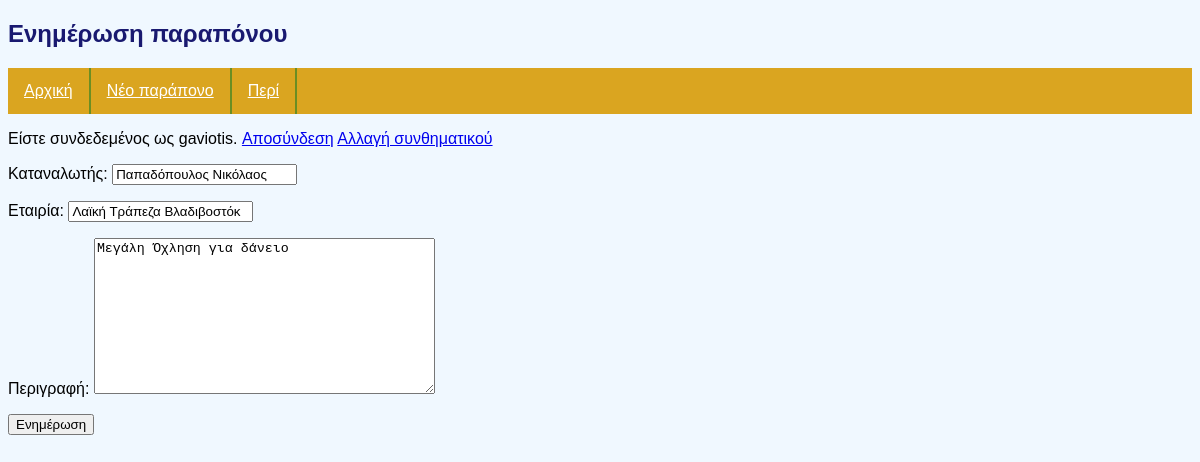
/tro_par/1/ (signed in), run on the app's committed database.
### dbapp/models.py (models this page shows, shortened)
class Parapono(models.Model):
    katanalotis = models.CharField(max_length=40, verbose_name='Καταναλωτής')
    etairia = models.CharField(max_length=60, verbose_name='Εταιρία')
    ypovoli = models.DateField(
        default=datetime.date.today, verbose_name='Ημ/νία υποβολής')
    prostimo = models.DecimalField(decimal_places=2, max_digits=10, null=True, blank=True,
                                   verbose_name='Επιβληθέν πρόστιμο')  # νέα διόρθωση
    armodios = models.CharField(
        max_length=20, default='Φλώρου Νίκη', verbose_name='Αρμόδιος')
    eisagogi = models.DateTimeField(auto_now_add=True)
    epitopios = models.BooleanField(verbose_name='Επιτόπιος έλεγχος')
    perigrafi = models.TextField(
        null=True, blank=True, verbose_name='Περιγραφή')  # νέα προσθήκη
    xristis = models.ForeignKey('auth.User', default=1, on_delete=models.CASCADE,
                                verbose_name='Χρήστης')  # νέα προσθήκη

### dbapp/views.py (the view)
# urls.py: path('tro_par/<int:pk>/', login_required(TroParapono.as_view()), name = 'tro_parSelida'),
class TroParapono(UpdateView):
    model = Parapono
    template_name = 'tro_par.html'
    fields = ['katanalotis', 'etairia', 'perigrafi']

### dbapp/templates/tro_par.html (shortened to what this page needs)
{% extends 'base.html' %}
{% block myHeader %}
Ενημέρωση παραπόνου
{% endblock myHeader %}
{% block myArticle %}
<form action="" method="POST">
    {{ form.as_p }}
    <input type="submit" value="Ενημέρωση" />
</form>
{% endblock myArticle %}

### dbapp/templates/base.html (shortened to what this page needs)
{% load static %}
<!DOCTYPE html>
<html>
<head>
    <link href="{% static 'base.css' %}" rel="stylesheet">
</head>
<body>
    <header>
        <h2>
            {% block myHeader %}{% endblock myHeader %}
        </h2>
    </header>
    <nav>
        <a href="{% url 'arxikiSelida' %}">Αρχική</a>
        <a href="{% url 'neo_parSelida' %}">Νέο παράπονο</a>
        <a href="{% url 'periSelida' %}">Περί</a>
    </nav>
    {% if user.is_authenticated %}
        <p>Είστε συνδεδεμένος ως {{ user.username }}.
           <a href="{% url 'logout' %}">Αποσύνδεση</a>
           <a href="{% url 'password_change' %}">Αλλαγή συνθηματικού</a>
        </p>
    {% else %}
        <p>Δεν έχετε συνδεθεί.
          <a href="{% url 'login' %}">Σύνδεση χρήστη</a></p>
    {% endif %}
    <article>
        {% block myArticle %}
        {% endblock myArticle %}
    </article>
</body>
</html>

### static/base.css (style rules this page uses)
body { background-color: aliceblue; }
header h2 { color: midnightblue; }
nav { list-style-type: none; overflow: hidden; background-color: goldenrod; }
nav a { float: left; border-right: 2px solid olivedrab; display: block; color: white; text-align: center; padding: 14px 16px; }
body { font-family: Sans-serif; }

### data on the page
Parapono: katanalotis "Παπαδόπουλος Νικόλαος", etairia "Λαϊκή Τράπεζα Βλαδιβοστόκ", perigrafi "Μεγάλη Όχληση για δάνειο"

### other printed values
{{ user.username }} "gaviotis"
